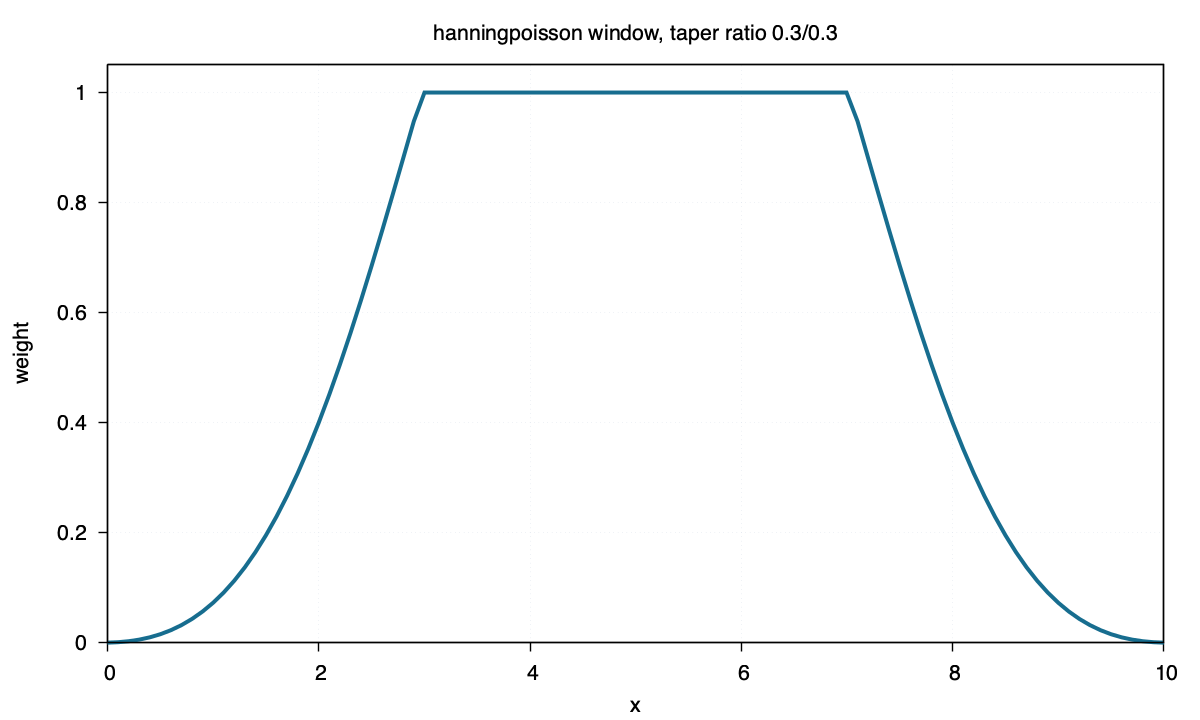

The script that saved this image:
set terminal pngcairo size 1200,720 enhanced font "Helvetica,16"
set output "hanningpoisson.png"
set title "hanningpoisson window, taper ratio 0.3/0.3"
set xlabel "x"
set ylabel "weight"
set xrange [0:10]
set yrange [0:1.05]
set border lw 1.4
set tics out nomirror
set grid lw 1 lc rgb "#d8dee9"
set key off
plot "hanningpoisson.txt" using 1:2 with lines lw 4 lc rgb "#176d8f"
